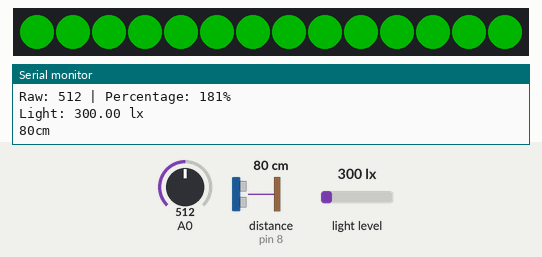
Recording of a sketch running on a simulated Arduino Uno, built with avr-gcc and run on an emulated ATmega328P. On the bench: 14 RGB LEDs in strip order, left to right, the last lines printed to the serial monitor. Wiring (inferred from the names in the program): ultrasonic range finder: trigger pin 9; echo pin 8. Inputs (shaded band) come from the test bench; at power-on: distance to the obstacle (sensor on pin 8) 80 cm, A0 = 512, light level 300 lx. The echo pulse lasts 58.3 µs per cm; dim RGB values are drawn brighter than linear; colours are those a GRB WS2812 strip shows for the declared byte order.

Above: at 3.6 s.
3.7 s: distance to the obstacle (sensor on pin 8) set to 64 cm
6.2 s: distance to the obstacle (sensor on pin 8) set to 55 cm
At 7.18 s:
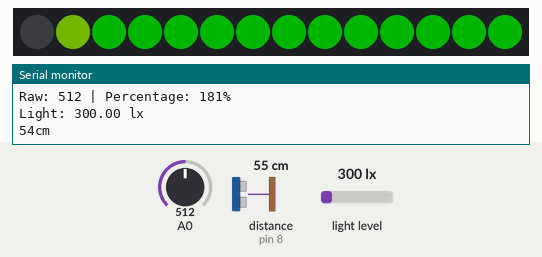
At 8.7 s:
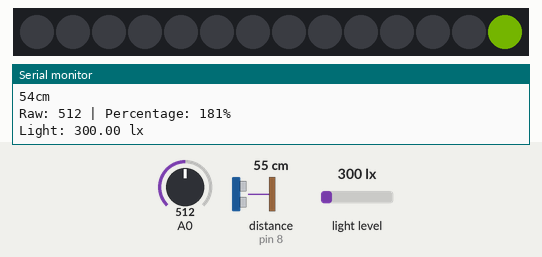
8.8 s: distance to the obstacle (sensor on pin 8) set to 60 cm
At 10.3 s:
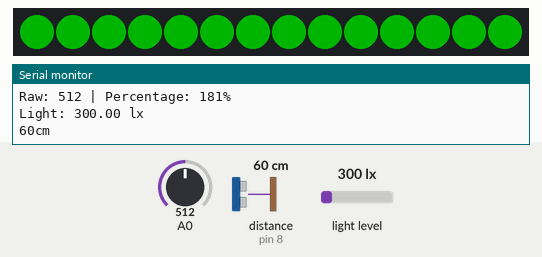
10.9 s: A0 set to 741
13.6 s: A0 set to 757
16.9 s: light level set to 467 lx
18.4 s: light level set to 519 lx
At 19.2 s:
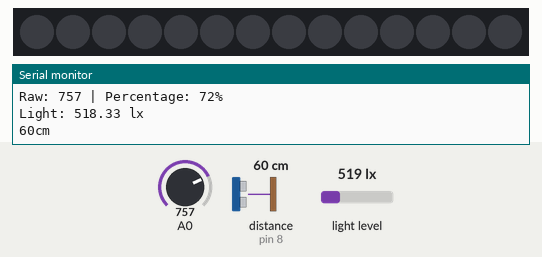
Timing chart, 0 to 21.0 s (numbered marks = the images above; inputs shaded):
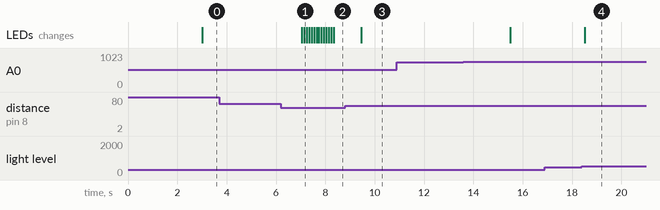

The sketch:

Final_Code.ino
```cpp
/*
*  Arduino Code for 11059 Project Plant Project
*  By Jehru Harris
*
*  If changing the plant or soil then you must make sure to calibrate the new values
*  Change the dryValue, wetValue, interval, and lux measurements in the LOOP code
*/

// ---------
// LIBRARIES
// ---------
#include <FastLED.h>

#include <Wire.h>
#include <BH1750.h>

//  -------------------
// DECLARATION VARIABLES
// --------------------
// To Calibrate adjust these dry and wet values to whatever they are measured to be, this will make the friendly value an appropriate percetage
// Moisture sensor values
  int dryValue = 919;
  int wetValue = 695;
  int DryValuePercentage = 0;
  int WetValuePercentage = 100;

// LEDS
  #define NUM_LEDS 14
  #define DATA_PIN 4
  #define BRIGHTNESS 64

  CRGB leds[NUM_LEDS];

// Ultrasonic
  const int pingPin = 9; // Trigger Pin of Ultrasonic Sensor
  const int echoPin = 8; // Echo Pin of Ultrasonic Sensor

// Light Sensor
  BH1750 lightMeter;

  // will store last time LED was updated
  long previousMillis = 0;
  // the follow variables is a long because the time, measured in miliseconds,
  // will quickly become a bigger number than can be stored in an int.
  long interval = 15000;           // interval time, 15 seconds in milliseconds

  // Over 1 minute
  // 60000
  // Over 1 hour
  // 3600000
  // Over 1 day
  // 86400000
  // Over 3 days
  // 259200000


// -----------------
// SETUP
// -----------------
  void setup() {

    // sanity check delay - allows reprogramming if accidently blowing power w/leds
    delay(2000);

    // Serial Speed
    Serial.begin(115200);

    // LED startup
    FastLED.addLeds<WS2812, DATA_PIN, RGB>(leds, NUM_LEDS);
    FastLED.setBrightness(BRIGHTNESS );

    // Lightmeter startup
    Wire.begin();
    lightMeter.begin();
    Serial.println(F("Lightmeter Starting"));

}

// ----------------
// LOOP
// ----------------
  void loop() {

// Moisture Sensor Readout
    // Prints out a raw value which is the direct reading of moisture sensor
    int rawValue = analogRead(A0);

    // Prints out the raw value
    Serial.print("Raw: ");
    Serial.print(rawValue);
    Serial.print(" | ");

    // Maps out the values
    int ValuePercentage = map(rawValue, dryValue, wetValue, DryValuePercentage, WetValuePercentage);

    // Prints out the percentage value on the serial monitor
    Serial.print("Percentage: ");
    Serial.print(ValuePercentage);
    Serial.println("%");

    // Light Sensor Readout
    // reads the input on analog pin A0 (value between 0 and 1023)
//    uint16_t lux = lightMeter.readLightLevel();
    float lux = lightMeter.readLightLevel(true);
    Serial.print("Light: ");
    Serial.print(lux);
    Serial.println(" lx");
    delay(500);


// Ultrasonic Readout
    long duration, cm;
    pinMode(pingPin, OUTPUT);
    digitalWrite(pingPin, LOW);
    delayMicroseconds(2);
    digitalWrite(pingPin, HIGH);
    delayMicroseconds(10);
    digitalWrite(pingPin, LOW);
    pinMode(echoPin, INPUT);

    duration = pulseIn(echoPin, HIGH);

    cm = microsecondsToCentimeters(duration);
    Serial.print(cm);
    Serial.print("cm");
    Serial.println();
    delay(500);


// IF STATMENTS
// This is measured over the interval time
  unsigned long currentMillis = millis();
    if(currentMillis - previousMillis > interval) {
        // save the last time you blinked the LED
        previousMillis = currentMillis;

        // while the lux is more than 2500 then its too bright
        while(lux > 2500) {
           Serial.println("Help, I need less light its too bright");

           // Make the Leds purple for less light
           fill_solid( leds, NUM_LEDS, CRGB::Purple);
           FastLED.show();

           // Add some delay
           delay(500);

           // Take a new reading from the light sensor
           uint16_t lux = lightMeter.readLightLevel();
           Serial.println(lux);

            // If the light is then less than 2501 then break the while loop
            if(lux < 2501) {
              Serial.println("Break");
              break;
            }
        }

        // While the lux is less than 500 then its too dark
        while(lux < 500) {
            Serial.println("Help, I need more light its too dark");

            // Make the led yellow for more light
            fill_solid( leds, NUM_LEDS, CRGB::Yellow);
            FastLED.show();

            // Add some delay
            delay(500);

            // Take a new reading from the light sensor
            uint16_t lux = lightMeter.readLightLevel();
            Serial.println(lux);

              // If the light is more than 500 then this will break the while loop
              if(lux > 499) {
                Serial.println("Break");
                break;
              }
          }

      // The light is perfectly between 500 and 2500 lux.
      // No Leds are turned on as its in the perfect state
      Serial.println("The light is perfect");
      fill_solid( leds, NUM_LEDS, CRGB::Black);
      FastLED.show();

    }

    // If there is an object in front of the plant then the plant gets excited
    // Less than 60cm
    if (cm < 60) {

       // For loop creates the round and round effect. One led is loaded in consequative order
       for(int orangeLed = 0; orangeLed < 14; orangeLed = orangeLed + 1) {

           // Turn our current led on to orange, then show the leds
           leds[orangeLed] = CRGB::Orange;
           // Show the leds (only one of which is set to orange, from above)
           FastLED.show();
           delay(100);
           leds[orangeLed] = CRGB::Black; // Turns back to black for the next loop around
       }
     }
     // If human interaction is not detected
     else {
          // The leds start off. This is their blank state
//          fill_solid( leds, NUM_LEDS, CRGB::Black);
//          FastLED.show();

          // The plant is thirsty, so the Led turns red (ANGRY)
          // This is above 75% moisture
          if(ValuePercentage > 75){
            fill_solid( leds, NUM_LEDS, CRGB::Red);
            FastLED.show();
          }
          // The plant is overwatered, so the Led turns blue (FULL)
          // This is below 15% moisture
          else if(ValuePercentage < 15){
            fill_solid( leds, NUM_LEDS, CRGB::Blue);
            FastLED.show();
          }
          // The plant is neither thirsty, nor overwatered
          // This is the default state
          else {
            fill_solid( leds, NUM_LEDS, CRGB::Black);
            FastLED.show();
          }
     }

 }

// Converts micronseconds to centimeters
// Required for the ultrasonic
long microsecondsToCentimeters(long microseconds) {
   return microseconds / 29 / 2;
}
```

Measured:
- the behaviour switches between 60 and 59 cm on distance to the obstacle (sensor on pin 8) (found by bisection; images 0 and 1)
- the behaviour switches between 500 and 501 lx on light level (found by bisection; images 3 and 4)
- after the input at 6.2 s, the LEDs: first change after 0.84 s (image 1 shows a later state)
- after the input at 8.8 s, the LEDs: change after 0.66 s (image 3)
- after the input at 18.4 s, the LEDs: change after 0.11 s (image 4)
